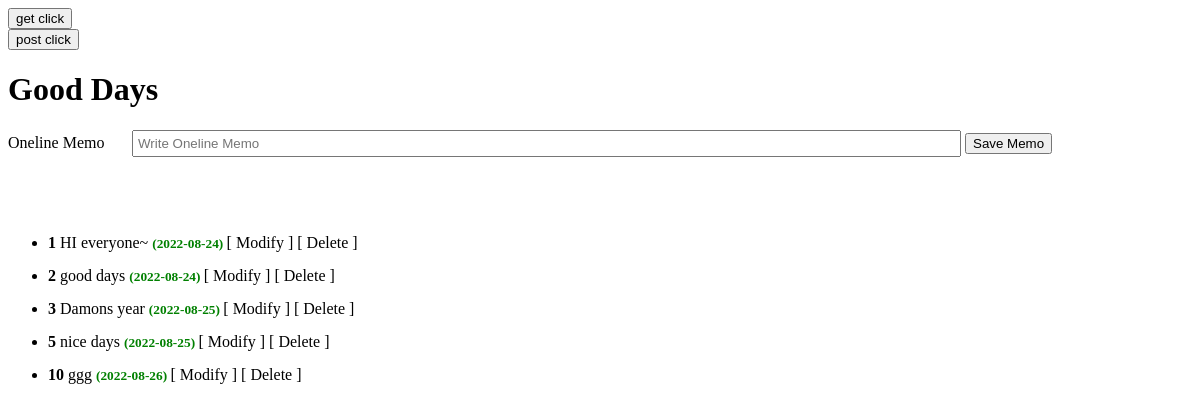
The app's page /onememos/, older data.
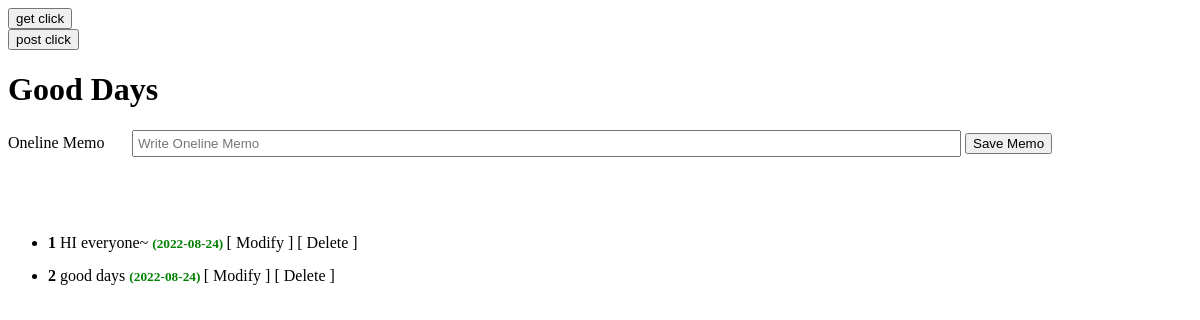
The same page, newer data.
### onememos/models.py (models this page shows, shortened)
class Memo(models.Model):
    memo_text = models.CharField(max_length=200)
    published_date = models.DateTimeField(auto_now_add=True)

### onememos/views.py (the view)
# urls.py: path('',views.main, name='main'),
def main(request):
    lists = Memo.objects.all()
    data = {'lists' : lists}
    return render(request, 'main.html', data)

### onememos/templates/main.html (shortened to what this page needs)
<!DOCTYPE html>
<html lang="ko">
<head>
</head>
<body>
    <form action="http://localhost:8000/onememos/writeMemo/" method="GET">
        <button>get click</button>
    </form>
    <form action="http://localhost:8000/onememos/writeMemo/" method="POST">
        <button>post click</button>
    </form>
    <h1>Good Days</h1>
    <form action="http://localhost:8000/onememos/createMemo/" method="POST" id="memowritefrom">
        <label for="memo" >Oneline Memo</label>
        <input type="text" id="memo" name="memoContent" size="100" placeholder="Write Oneline Memo" autocomplete="off">
        <button type="submit" form="memowritefrom">Save Memo</button>
    </form>
    <div style="padding-top: 50px">
        <ul style="line-height: 2em">
            {% for list in lists %}
                <li>
                    <b>{{list.id}}</b>
                    {{list.memo_text}}
                    <small style="color: green; font-weight: bold">
                        ({{list.published_date | date:'Y-m-d'}})
                    </small>
                    [ <a href="./modify/{{list.id}}">Modify</a> ]
                    [ <a href="./delete/{{list.id}}">Delete</a> ]
                </li>
            {% endfor %}
        </ul>
    </div>
</body>
</html>

### onememos/templates/main.html (style rules this page uses)
form > label { display: inline-block; width: 120px; }
form > input { padding: 4px; margin-bottom: 4px; }
a:link { text-decoration: none; color:black }

Row changes from the older to the newer data that the page shows:
removed Memo: id "3", memo_text "Damons year", published_date "2022-08-25"
removed Memo: id "5", memo_text "nice days", published_date "2022-08-25"
removed Memo: id "10", memo_text "ggg", published_date "2022-08-26"
